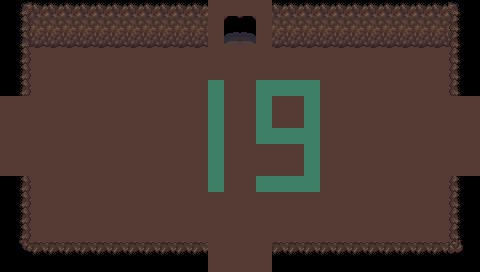

Tiled map render using the project's own tile images. Description and the whole map definition, tile-layer contents included, below:
An orthogonal 30x17 tile map with 16x16 px tiles, 3 tile layers (Base, Ground, Upper), 2 tilesets and 14 objects (6x SpawnPoint, 4x Entrance, 4x BlockObject).

<map version="1.5" tiledversion="1.6.0" orientation="orthogonal" renderorder="right-down" width="30" height="17" tilewidth="16" tileheight="16" infinite="0" nextlayerid="22" nextobjectid="78">
 <properties>
  <property name="Dungeon" value="Cave" />
  <property name="MapType" value="Cave" />
  <property name="Lighting" value="0.99" />
  <property name="Modular" type="bool" value="true" />
  <property name="ResourcesMinMax" value="30-60" />
 </properties>
 <tileset firstgid="1" source="../Tilesets/tilesetManorGrounds.tsx" />
 <tileset firstgid="626" source="../Tilesets/tsWalls_Floors.tsx" />
 <layer id="19" name="Base" width="30" height="17">
  <data encoding="csv">
699,699,699,699,699,699,699,699,699,699,699,699,699,773,773,773,773,773,773,773,773,699,699,699,699,699,699,699,699,699,
699,699,699,699,699,699,699,699,699,699,699,699,699,773,818,819,773,773,773,773,773,699,699,699,699,699,699,699,699,699,
699,773,773,773,773,773,773,773,773,773,773,773,773,773,840,841,773,773,773,773,773,773,773,773,773,773,773,773,773,699,
699,773,773,773,773,773,773,773,773,773,773,773,773,773,773,773,773,773,773,773,773,773,773,773,773,773,773,773,773,699,
699,773,773,773,773,773,773,773,773,773,773,773,773,773,773,773,773,773,773,773,773,773,773,773,773,773,773,773,773,699,
699,773,773,773,773,773,773,773,773,773,773,773,773,727,773,773,727,727,727,727,773,773,773,773,773,773,773,773,773,699,
773,773,773,773,773,773,773,773,773,773,773,773,773,727,773,773,727,773,773,727,773,773,773,773,773,773,773,773,773,773,
773,773,773,773,773,773,773,773,773,773,773,773,773,727,773,773,727,773,773,727,773,773,773,773,773,773,773,773,773,773,
773,773,773,773,773,773,773,773,773,773,773,773,773,727,773,773,727,727,727,727,773,773,773,773,773,773,773,773,773,773,
773,773,773,773,773,773,773,773,773,773,773,773,773,727,773,773,773,773,773,727,773,773,773,773,773,773,773,773,773,773,
773,773,773,773,773,773,773,773,773,773,773,773,773,727,773,773,773,773,773,727,773,773,773,773,773,773,773,773,773,773,
699,773,773,773,773,773,773,773,773,773,773,773,773,727,773,773,727,727,727,727,773,773,773,773,773,773,773,773,773,699,
699,773,773,773,773,773,773,773,773,773,773,773,773,773,773,773,773,773,773,773,773,773,773,773,773,773,773,773,773,699,
699,773,773,773,773,773,773,773,773,773,773,773,773,773,773,773,773,773,773,773,773,773,773,773,773,773,773,773,773,699,
699,773,773,773,773,773,773,773,773,773,773,773,773,773,773,773,773,773,773,773,773,773,773,773,773,773,773,773,773,699,
699,773,773,773,773,773,773,773,773,773,773,773,773,773,773,773,773,773,773,773,773,773,773,773,773,773,773,773,773,699,
699,699,699,699,699,699,699,699,699,699,699,699,699,773,773,773,773,699,699,699,699,699,699,699,699,699,699,699,699,699
</data>
 </layer>
 <layer id="20" name="Ground" width="30" height="17">
  <data encoding="csv">
0,793,793,793,793,793,793,793,793,793,793,793,793,0,0,0,0,793,793,793,793,793,793,793,793,793,793,793,793,0,
0,815,815,815,815,815,815,815,815,815,815,815,815,0,0,0,0,815,815,815,815,815,815,815,815,815,815,815,815,0,
0,837,837,837,837,837,837,837,837,837,837,837,837,0,0,0,0,837,837,837,837,837,837,837,837,837,837,837,837,0,
0,880,0,0,0,0,0,0,0,0,0,0,0,0,0,0,0,0,0,0,0,0,0,0,0,0,0,0,881,0,
0,880,0,0,0,0,0,0,0,0,0,0,0,0,0,0,0,0,0,0,0,0,0,0,0,0,0,0,881,0,
0,880,0,0,0,0,0,0,0,0,0,0,0,0,0,0,0,0,0,0,0,0,0,0,0,0,0,0,881,0,
0,0,0,0,0,0,0,0,0,0,0,0,0,0,0,0,0,0,0,0,0,0,0,0,0,0,0,0,0,0,
0,0,0,0,0,0,0,0,0,0,0,0,0,0,0,0,0,0,0,0,0,0,0,0,0,0,0,0,0,0,
0,0,0,0,0,0,0,0,0,0,0,0,0,0,0,0,0,0,0,0,0,0,0,0,0,0,0,0,0,0,
0,0,0,0,0,0,0,0,0,0,0,0,0,0,0,0,0,0,0,0,0,0,0,0,0,0,0,0,0,0,
0,0,0,0,0,0,0,0,0,0,0,0,0,0,0,0,0,0,0,0,0,0,0,0,0,0,0,0,0,0,
0,880,0,0,0,0,0,0,0,0,0,0,0,0,0,0,0,0,0,0,0,0,0,0,0,0,0,0,881,0,
0,880,0,0,0,0,0,0,0,0,0,0,0,0,0,0,0,0,0,0,0,0,0,0,0,0,0,0,881,0,
0,880,0,0,0,0,0,0,0,0,0,0,0,0,0,0,0,0,0,0,0,0,0,0,0,0,0,0,881,0,
0,880,0,0,0,0,0,0,0,0,0,0,0,0,0,0,0,0,0,0,0,0,0,0,0,0,0,0,881,0,
0,902,0,0,0,0,0,0,0,0,0,0,0,0,0,0,0,0,0,0,0,0,0,0,0,0,0,0,903,0,
0,0,0,0,0,0,0,0,0,0,0,0,0,0,0,0,0,0,0,0,0,0,0,0,0,0,0,0,0,0
</data>
 </layer>
 <layer id="21" name="Upper" width="30" height="17">
  <data encoding="csv">
0,858,0,0,0,0,0,0,0,0,0,0,0,0,0,0,0,0,0,0,0,0,0,0,0,0,0,0,859,0,
0,880,0,0,0,0,0,0,0,0,0,0,0,0,0,0,0,0,0,0,0,0,0,0,0,0,0,0,881,0,
0,880,0,0,0,0,0,0,0,0,0,0,0,0,0,0,0,0,0,0,0,0,0,0,0,0,0,0,881,0,
0,0,0,0,0,0,0,0,0,0,0,0,0,0,0,0,0,0,0,0,0,0,0,0,0,0,0,0,0,0,
0,0,0,0,0,0,0,0,0,0,0,0,0,0,0,0,0,0,0,0,0,0,0,0,0,0,0,0,0,0,
0,0,0,0,0,0,0,0,0,0,0,0,0,0,0,0,0,0,0,0,0,0,0,0,0,0,0,0,0,0,
0,0,0,0,0,0,0,0,0,0,0,0,0,0,0,0,0,0,0,0,0,0,0,0,0,0,0,0,0,0,
0,0,0,0,0,0,0,0,0,0,0,0,0,0,0,0,0,0,0,0,0,0,0,0,0,0,0,0,0,0,
0,0,0,0,0,0,0,0,0,0,0,0,0,0,0,0,0,0,0,0,0,0,0,0,0,0,0,0,0,0,
0,0,0,0,0,0,0,0,0,0,0,0,0,0,0,0,0,0,0,0,0,0,0,0,0,0,0,0,0,0,
0,0,0,0,0,0,0,0,0,0,0,0,0,0,0,0,0,0,0,0,0,0,0,0,0,0,0,0,0,0,
0,0,0,0,0,0,0,0,0,0,0,0,0,0,0,0,0,0,0,0,0,0,0,0,0,0,0,0,0,0,
0,0,0,0,0,0,0,0,0,0,0,0,0,0,0,0,0,0,0,0,0,0,0,0,0,0,0,0,0,0,
0,0,0,0,0,0,0,0,0,0,0,0,0,0,0,0,0,0,0,0,0,0,0,0,0,0,0,0,0,0,
0,0,0,0,0,0,0,0,0,0,0,0,0,0,0,0,0,0,0,0,0,0,0,0,0,0,0,0,0,0,
0,0,771,771,771,771,771,771,771,771,771,771,771,0,0,0,0,771,771,771,771,771,771,771,771,771,771,771,0,0,
0,0,0,0,0,0,0,0,0,0,0,0,0,0,0,0,0,0,0,0,0,0,0,0,0,0,0,0,0,0
</data>
 </layer>
 <objectgroup id="4" name="Travel">
  <object id="51" name="Entrance" x="224" y="268" width="32" height="4">
   <properties>
    <property name="EntranceDir" value="Up" />
    <property name="Modular" type="bool" value="true" />
   </properties>
  </object>
  <object id="53" name="Entrance" x="224" y="28" width="32" height="4">
   <properties>
    <property name="EntranceDir" value="Down" />
    <property name="Modular" type="bool" value="true" />
   </properties>
  </object>
  <object id="54" name="Entrance" x="0" y="128" width="4" height="32">
   <properties>
    <property name="EntranceDir" value="Right" />
    <property name="Modular" type="bool" value="true" />
   </properties>
  </object>
  <object id="55" name="Entrance" x="476" y="128" width="4" height="32">
   <properties>
    <property name="EntranceDir" value="Left" />
    <property name="Modular" type="bool" value="true" />
   </properties>
  </object>
 </objectgroup>
 <objectgroup id="5" name="MapObject">
  <object id="56" name="SpawnPoint" x="99.7015" y="68.2216" width="10" height="8.5" />
  <object id="57" name="SpawnPoint" x="228.992" y="131.28" width="10" height="8.5" />
  <object id="58" name="SpawnPoint" x="405.081" y="68.6182" width="10" height="8.5" />
  <object id="59" name="SpawnPoint" x="51.7134" y="227.653" width="10" height="8.5" />
  <object id="60" name="SpawnPoint" x="418.961" y="210.6" width="10" height="8.5" />
  <object id="61" name="SpawnPoint" x="339.246" y="131.28" width="10" height="8.5" />
  <object id="74" name="BlockObject" x="211.212" y="3.22879" width="55.625" height="9.75">
   <properties>
    <property name="Dir" value="Up" />
    <property name="Open" type="bool" value="false" />
   </properties>
  </object>
  <object id="75" name="BlockObject" x="210.217" y="243.202" width="55.625" height="9.75">
   <properties>
    <property name="Dir" value="Down" />
    <property name="Open" type="bool" value="false" />
   </properties>
  </object>
  <object id="76" name="BlockObject" x="1.46211" y="97.7288" width="26.75" height="74">
   <properties>
    <property name="Dir" value="Left" />
    <property name="Open" type="bool" value="false" />
   </properties>
  </object>
  <object id="77" name="BlockObject" x="452.462" y="99.2288" width="26.75" height="74">
   <properties>
    <property name="Dir" value="Right" />
    <property name="Open" type="bool" value="false" />
   </properties>
  </object>
 </objectgroup>
 <objectgroup id="6" name="Character" />
</map>
